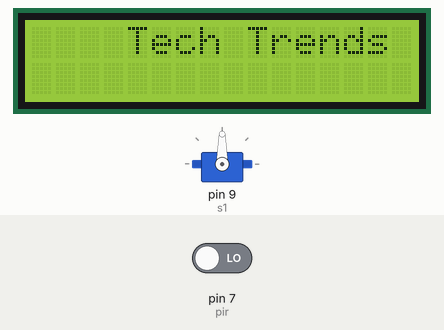
Bench run of a sketch on a simulated Arduino Uno, built with avr-gcc and run on an emulated ATmega328P. On the bench: servo, 16×2 character LCD. The inputs (shaded band) are chosen by the test bench; at power-on: pin 7 (pir) LOW. What the sketch prints to the serial monitor is not drawn.

Above: at 0.1 s.
At 3.2 s:
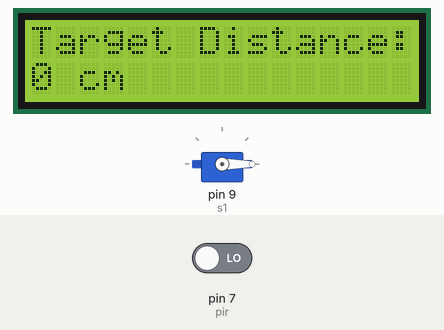
3.3 s: pin 7 (pir) driven HIGH
At 6.3 s:
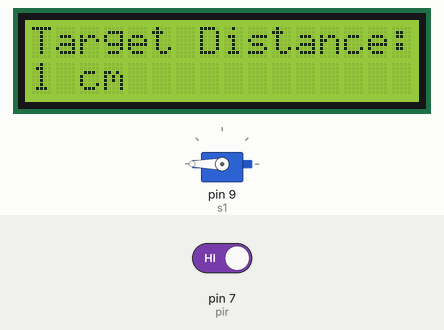
Timing chart, 0 to 7.8 s (numbered marks = the images above; inputs shaded):
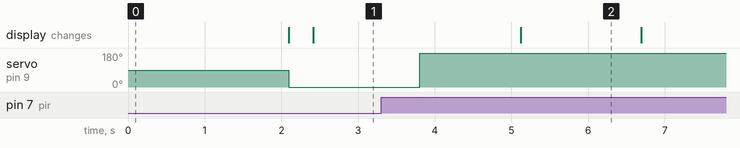

Measured:
- after the input at 3.3 s, servo on pin 9 (s1): 0° → 180° after 0.50 s; the display: changes after 1.8 s (image 2)

The sketch:

gate_1_with_lcd.ino
```cpp
#include<Servo.h>
#include<LiquidCrystal_I2C.h>
#include<Wire.h>
LiquidCrystal_I2C lcd(0x27, 16, 2);

Servo s1;
int pir =7;
int count;

void setup()
{
Serial.begin(9600);

s1.attach(9);
pinMode(pir,INPUT);
lcd.begin();
  lcd.backlight();
  lcd.clear();
  lcd.setCursor(4,0);
  lcd.print("Tech Trends");
  delay(2000);
  lcd.setCursor(0,0);  //Set LCD cursor to upper left corner, column 0, row 0
  lcd.print("Target Distance:");


}

void loop()
{
int detect=digitalRead(pir);   // read status of sensor
if(detect==HIGH)               // if sensor detects obstacle
{
count=count+1;
s1.write(270);
delay(1000);// led on
          // buzzer sounds
}
else{
  s1.write(0);
  }

delay(300);
Serial.println(count);
 lcd.setCursor(0,1);  //Set cursor to first column of second row
  lcd.print("                "); //Print blanks to clear the row
  lcd.setCursor(0,1);   //Set Cursor again to first column of second row
  lcd.print(count); //Print measured distance
  lcd.print(" cm");  //Print your units.
  delay(250);
}
```
